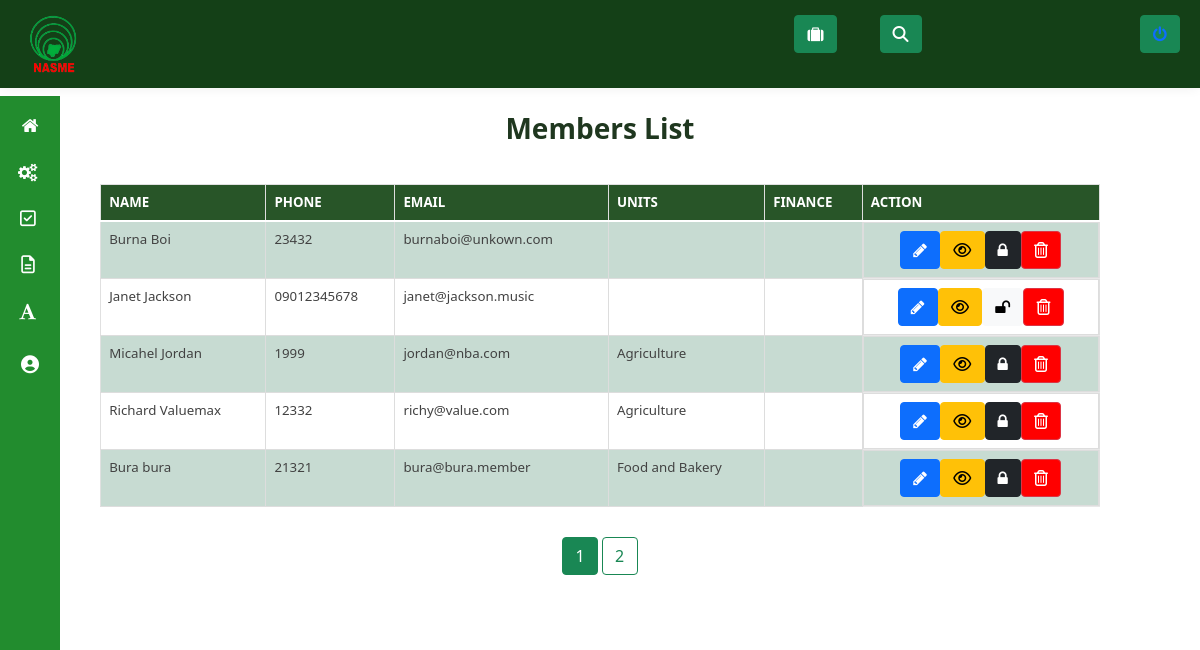
/admin/manage_members (signed in), run on the app's committed database.
### membership/models.py (models this page shows, shortened)
class User(db.Model, UserMixin):
  id = db.Column(db.Integer, primary_key=True)
  units = db.relationship("Unit", secondary=user_unit, backref="unit_members", lazy="dynamic")
  username = db.Column(db.String(20), unique=True, nullable=False)
  email = db.Column(db.String(120), unique=True, nullable=False)
  phone = db.Column(db.String(60), unique=True, nullable=False, default="")
  password = db.Column(db.String(60), nullable=False, default="~~~~~~~")
  image_file = db.Column(db.String(20), nullable=False, default='default.jpg')
  date_registered = db.Column(db.DateTime, nullable=False, default=datetime.utcnow)
  role = db.Column(db.String(6), nullable=False, default="USER")
  _is_superadmin = db.Column("is_superadmin", db.Boolean, nullable=False, default=False)
  current_salary = db.Column(db.String(60))
  occupation = db.Column(db.String(60))
  experience = db.Column(db.String(60))
  date_of_birth = db.Column(db.String(), nullable=False, default=datetime.utcnow)
  home_address = db.Column(db.String())
  work_address = db.Column(db.String())
  _is_suspended = db.Column("is_suspended", db.Boolean, nullable=False, default=False)
  def display_units(self):
    unit_names = []
    for unit in self.units.all():
      unit_names.append(unit.name)
    return ", ".join(unit_names)
  @property
  def is_superadmin(self):
      return self._is_superadmin
  @property
  def is_suspended(self):
      return self._is_suspended
  @is_superadmin.setter
  def is_superadmin(self, s):
    if type(s) == type(str()):
      if s.lower() == "true":
        self._is_superadmin = True
      elif s.lower() == "false":
        self._is_superadmin = False
    else:
      self._is_superadmin = s
  @is_suspended.setter
  def is_suspended(self, s):
    if type(s) == type(str()):
      if s.lower() == "true":
        self._is_suspended = True
      elif s.lower() == "false":
        self._is_suspended = False
    else:
      self._is_suspended = s

class Unit(db.Model):
  id = db.Column(db.Integer, primary_key=True)
  name = db.Column(db.String(50), unique=True, nullable=False)
  date_created = db.Column(db.DateTime, nullable=False,default=datetime.utcnow)
  fees_amount = db.Column(db.String(),nullable=False,default="0")

### membership/routes.py (the view)
@app.route("/admin/manage_members")
@admin_role_required
@login_required
def manage_members():
  page = request.args.get('page', 1, type=int)
  members = User.query.filter_by(role="USER").paginate(page=page, per_page=5)
  return render_template("manage_members.html", page=page, members=members)

### membership/models.py (called while the page is built)
@login_manager.user_loader
def load_user(user_id):
    return User.query.get(int(user_id))

### membership/routes.py (called while the page is built)
@app.context_processor
def inject_menu():
    dashboard_units = Unit.query.all()
    return dict(dashboard_units=dashboard_units)

def admin_role_required(func):
    @wraps(func)
    def decorated_view(*args, **kwargs):
      if current_user.is_authenticated:
        if not current_user.role == "ADMIN":
            abort(403)
        return func(*args, **kwargs)
      else:
        abort(403)
    return decorated_view

### membership/templates/manage_members.html (shortened to what this page needs)
{% extends "dashboard_layout.html" %}
{% block content %}
<link rel="stylesheet" type="text/css" href="css/table-style.css" />
<link rel="stylesheet" type="text/css" href="css/basictable.css" />
				<div class="container-fluid agile-tables">
					<br>
					<h3 style="text-align: center; color:rgb(31, 55, 31); font-weight:bold;" class="text-center"> Members List</h3>
					<div class="w3l-table-info  table-responsive">
					    <table id="tuble" class="table table-success table-striped table-hover table-bordered" style="width: 85%; font-size: 14px;">
						<thead>
						  <tr>
							<th scope="col">Name</th>
							<th scope="col">Phone</th>
							<th scope="col">Email</th>
							<th scope="col">Units</th>
							<th scope="col">Finance</th>
							<th scope="col">Action</th>
						  </tr>
						</thead>
						<tbody>
							{% for member in members.items %}
						  <tr>
							<td>{{member.username}}</td>
							<td>{{ member.phone }}</td>
							<td>{{ member.email }}</td>
							<td>
							{{member.display_units()}}
							</td>
							<td>{{member.finance}}</td>
							<td class="d-flex justify-content-center" >
								<a role="button" class="btn btn-primary" href="{{ url_for('edit_member', member_id=member.id) }}" data-bs-toggle="tooltip" data-bs-placement="top" title="Edit Member Details" ><i class="fa fa-pencil" aria-hidden="true"  data-bs-toggle="tooltip" data-bs-placement="top" title="Edit Member Details"></i></a>
								<a type="button" class="btn btn-warning"  dataId="{{member.id}}" dataImage="/static/profile_pics/{{member.image_file }}" dataName="{{ member.username }}" dataEmail="{{member.email}}" dataPhone="{{member.phone}}" dataPassword="{{ member.password }}" dataUnits="{{member.display_units()}}" dataDateReg="{{ member.date_registered }}" dataOccupation="{{ member.occupation }}" dataHomeAddr="{{ member.home_address }}" dataWorkAddre="{{ member.work_address }}" dataExperience = "{{member.experience}}" dataCurrentSalary="{{member.current_salary}}" data-toggle="modal" data-target="#staticBackdrop" onclick="viewUserFunction(this)" data-bs-toggle="tooltip" data-bs-placement="top" title="Click to View User Details"><i class="fa fa-eye" aria-hidden="true"  data-bs-toggle="tooltip" data-bs-placement="top" title="Click To View User Details"></i></a>
								{% if member._is_suspended %}
								<a class="btn btn-light" href="#" role="button" data-bs-toggle="tooltip" data-bs-placement="top" title="Unsuspend Member" data-toggle="modal" id="{{member.id}}" dataName="{{member.username}}" data-target="#suspendmodal"  onclick="unsuspendFunction(this)"><i class="fa fa-unlock" aria-hidden="true" data-bs-toggle="tooltip" data-bs-placement="top" title="Unsuspend Member"></i></a>
								{% else %}
								<a class="btn btn-dark" href="#" role="button" data-bs-toggle="tooltip" data-bs-placement="top" title="Suspend Member" data-toggle="modal" id="{{member.id}}" dataName="{{member.username}}" data-target="#suspendmodal"  onclick="suspendFunction(this)"><i class="fa fa-lock" aria-hidden="true" data-bs-toggle="tooltip" data-bs-placement="top" title="Suspend Member"></i></a>
								{% endif %}
								<a type="button" class="btn btn-danger" style="background: red;" data-toggle="modal" id="{{member.id}}" dataName="{{member.username}}" data-target="#deletemodal"  onclick="deleteFunction(this)"data-bs-toggle="tooltip" data-bs-placement="top" title="Delete Member"><i class="fa fa-trash-o" aria-hidden="true"  data-bs-toggle="tooltip" data-bs-placement="top" title="Delete Member"></i></a>
							</td>
						  {% endfor %}
					  </table>
				  </div>
					  {% for page_num in members.iter_pages(left_edge=1, right_edge=1, left_current=1, right_current=2) %}
					    {% if page_num %}
					      {% if members.page == page_num %}
					        <a class="btn btn-success mb-5"  href="{{ url_for('manage_members', page=page_num) }}">{{ page_num }}</a>
					      {% else %}
					        <a class="btn btn-outline-success mb-5" href="{{ url_for('manage_members', page=page_num) }}">{{ page_num }}</a>
					      {% endif %}
					    {% else %}
					      ...
					    {% endif %}
					  {% endfor %}
					</div>
{% endblock content %}

### membership/templates/dashboard_layout.html (shortened to what this page needs)
<!DOCTYPE html>
<head>
<link rel="stylesheet" href="{{ url_for('static', filename='css/bootstrap.css') }}">
<link href="https://cdn.jsdelivr.net/npm/bootstrap@5.0.2/dist/css/bootstrap.min.css" rel="stylesheet">
<link rel="stylesheet" type='text/css' href="{{ url_for('static', filename='css/style.css') }}">
<link rel="stylesheet" type='text/css' href="{{ url_for('static', filename='css/font.css') }}">
<link rel="stylesheet" type='text/css' href="{{ url_for('static', filename='css/font-awesome.css') }}">
<link href="https://cdn.jsdelivr.net/npm/bootstrap@5.0.1/dist/css/bootstrap.min.css" rel="stylesheet">
<link rel="stylesheet" href="https://cdnjs.cloudflare.com/ajax/libs/bootstrap-select/1.14.0-beta2/css/bootstrap-select.min.css"
 />
<link rel="stylesheet" type='text/css' href="{{ url_for('static', filename='css/morris.css') }}">
</head>
<body>
    <body class="dashboard-page">
  <nav class="main-menu ">
    <ul>
      <li>
        <a href="{{ url_for('dashboard') }}">
          <i class="fa fa-home nav_icon"></i>
        </a>
      </li>
      <li class="has-subnav">
        <a href="javascript:;">
        <i class="fa fa-cogs" aria-hidden="true"></i>
        </a>
      </li>
      {% if current_user.is_superadmin %}
        <li class="has-subnav">
          <a href="javascript:;">
          <i class="fa fa-check-square-o nav_icon"></i>
          </a>
        </li>
      {% endif %}
      <li class="has-subnav">
        <a href="javascript:;">
          <i class="fa fa-file-text-o nav_icon"></i>
        </a>
      </li>
      <li class="has-subnav">
        <a href="javascript:;">
          <i class="icon-font nav-icon"></i>
        </a>
      </li>
    </ul>
    <div >
      <ul >
      <li>
      <a href="{{ url_for('edit_admin' , admin_id=current_user.id )}}">
      <i class="fa fa-user-circle nav-icon"></i>
      </a>
      </li>
    </ul>
    </div>
  </nav>
  <section class=" wrapper scrollable">
    <nav class="user-menu">
    </nav>
    <section class="title-bar sticky-top">
      <div class="ric">
        <nav class="navbar  navbar-expand-lg navbar-light bg-" style="width: 100%;">
          <div class="container-fluid">
            <a class="navbar-brand" id="greeny"><img src="{{ url_for('static', filename='images/NASME.png')}}" alt="" width="60px" /></a>
            <div class="dropdown ibadan" >
              <li class="btn btn-success dropdown- d-inline-block" type="button" id="glow-on-hover dropdownMenuButton1" data-toggle="" aria-expanded="false"  tabindex="0" data-toggle="tooltip" data-placement="top" title="clusters">
               <i class="fa fa-suitcase" aria-hidden="true"></i>
            </li>
            </div>
            <div class="dropdown ibadan" style="margin-right:18% ;">
              <li class="btn btn-success dropdown- d-inline-block" type="button" id="glow-on-hover dropdownMenuButton1" data-toggle="" aria-expanded="false"  tabindex="0" data-toggle="tooltip" data-placement="top" title="clusters">
                <i class="fas fa-search"></i>
            </li>
            </div>
            <button class="mumumu btn btn-success">
              <ul class="logout" style="list-style-type:none ;">
                <li>
                <a href="{{ url_for('logout') }}" style="text-decoration:none;">
                <i class="icon-off nav-icon"></i>
                </a>
                </li>
              </ul>
            </button>
          </div>
          </nav>
      </div>
    </section>
    {% block content %}{% endblock %}
    <br>
    <br>
    </section>
    <link href="https://code.jquery.com/ui/1.10.2/themes/smoothness/jquery-ui.min.css" rel="stylesheet">
</body>

### membership/static/css/table-style.css (style rules this page uses)
table { background: white; border-collapse: collapse; margin: 1.25em 0 0; width: 100%; }
table tr, table th, table td { border: none; border-bottom: 1px solid #e8e8e8; font-size: .95em; }
table th, table td { padding: 10px 12px; text-align: left; }
table th { background: #fcb216; color: #000000; text-transform: uppercase; }
table tr td { background: #f3faff; color: #424242; }
table tr:nth-of-type(2n+2) td { background: #ffffff; }
table { width: 100%; }
.table { margin: 30px 0; border-collapse: collapse; border-spacing: 0; empty-cells: show; border: 1px solid #e0e0e0; }
.table td, .table th { border-left: 1px solid #e0e0e0; border-width: 0 0 0 1px; font-size: inherit; margin: 0; overflow: visible; padding: 0.5em 1em; font-weight: normal; }
.table td:first-child, .table th:first-child { border-left-width: 0; }
.table thead, .table tfoot { background-color: #f05050; color: #fff; text-align: left; vertical-align: bottom; }
.table thead td, .table tfoot td, .table thead th, .table tfoot th { border-color: #fff; }
.table td { background-color: transparent; }

### data on the page
User: username "Burna Boi", phone "23432", email "burnaboi@unkown.com"
User: username "Janet Jackson", phone "09012345678", email "janet@jackson.music"
User: username "Micahel Jordan", phone "1999", email "jordan@nba.com", display_units "Agriculture"
User: username "Richard Valuemax", phone "12332", email "richy@value.com", display_units "Agriculture"
User: username "Bura bura", phone "21321", email "bura@bura.member", display_units "Food and Bakery"

### other printed values
{{ page_num }} "1"
{{ page_num }} "2"
